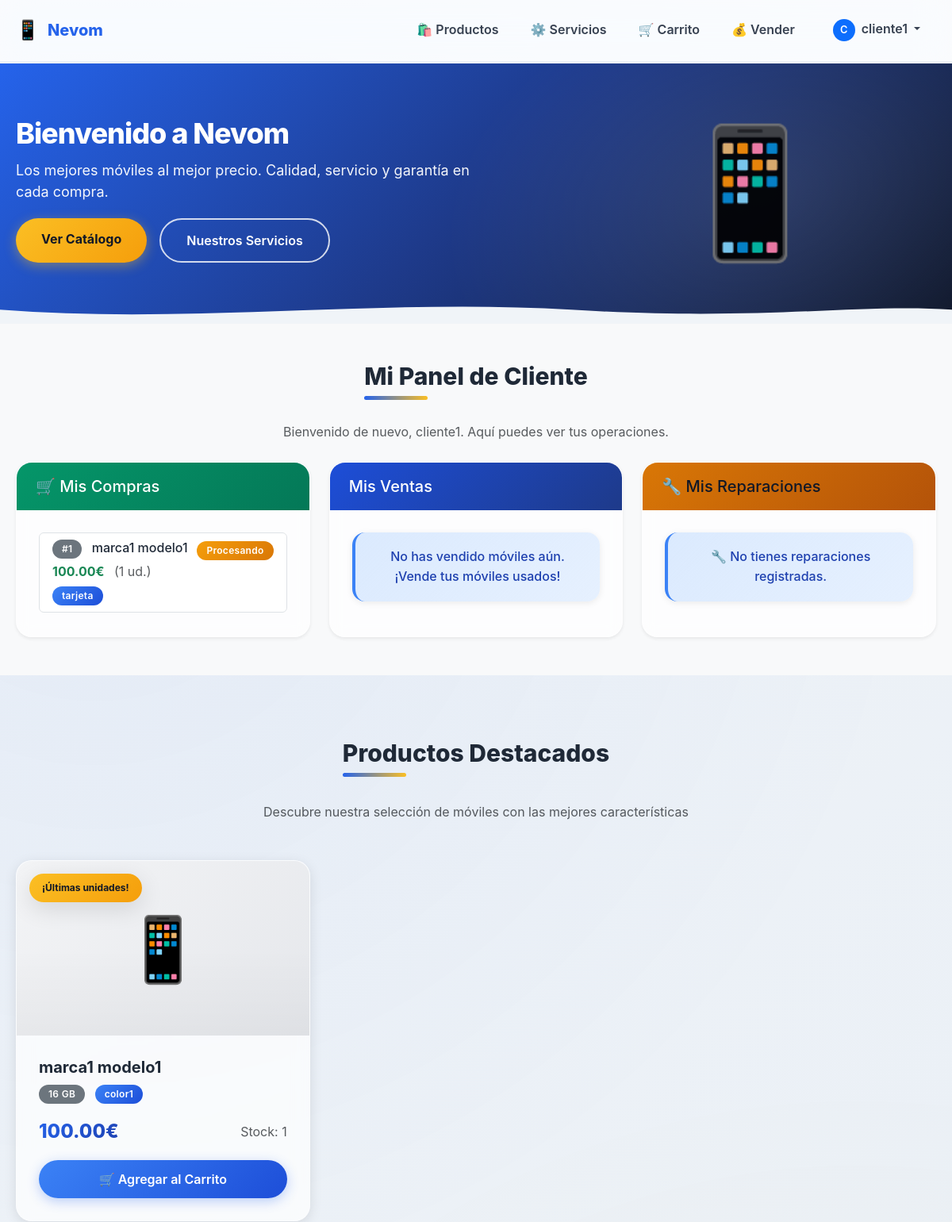
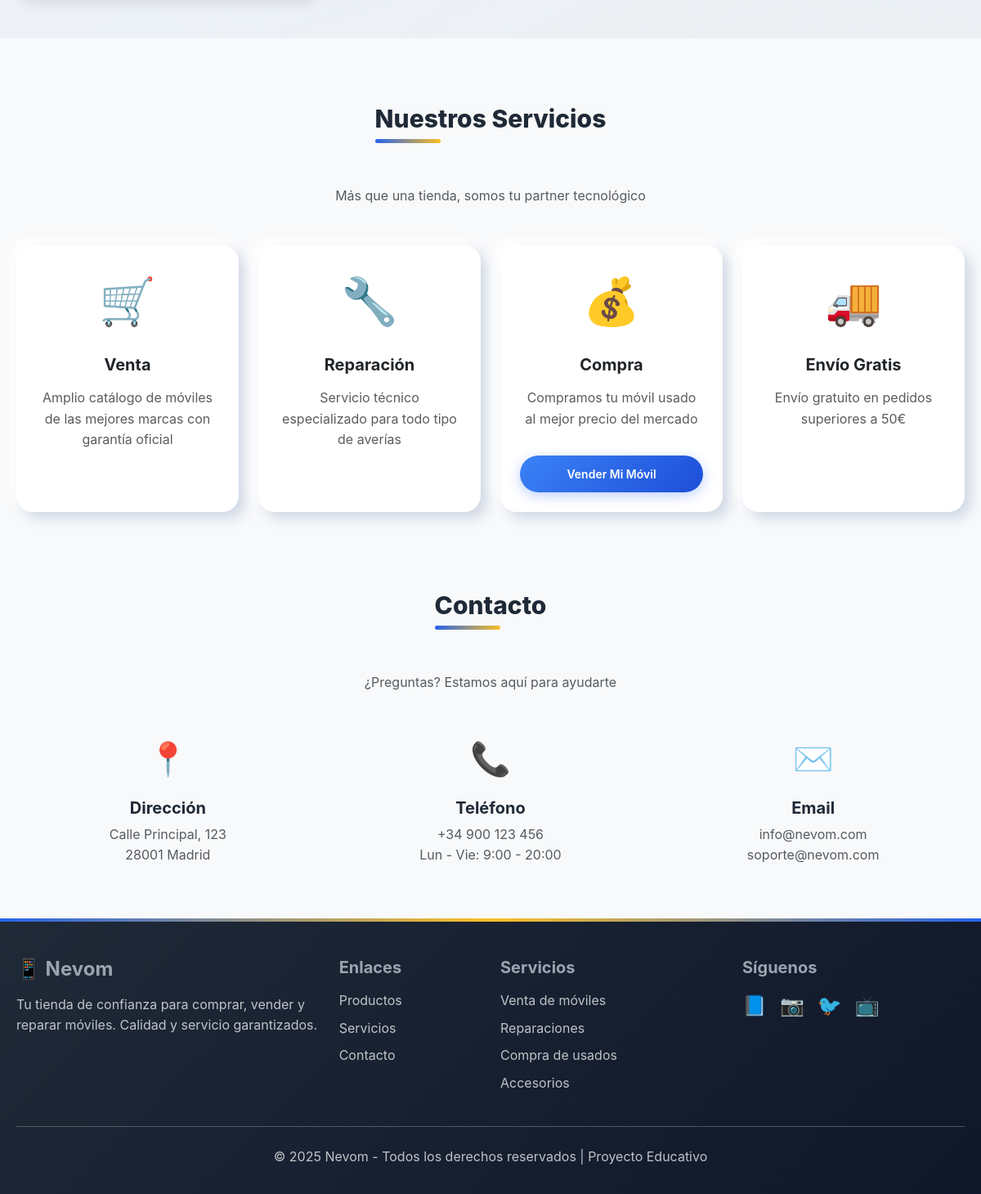
/index.php (signed in), run on the app's committed database (2 pictures, top to bottom).
### tables this page shows
CREATE TABLE `pedido` (
  `id` int(11) NOT NULL AUTO_INCREMENT,
  `precioTotal` float NOT NULL,
  `cantidadTotal` float NOT NULL,
  `formaPago` varchar(300) NOT NULL,
  `idVenta` int(11) DEFAULT NULL,
  `idCompra` int(11) DEFAULT NULL,
  `idReparacion` int(11) DEFAULT NULL,
  `idCliente` int(11) NOT NULL,
  `estado` enum('procesando','preparando','enviado','entregado','aprobado','rechazado','pagado') DEFAULT 'procesando',
  PRIMARY KEY (`id`),
  KEY `Pedido_Cliente_FK` (`idCliente`),
  KEY `Pedido_Venta_FK` (`idVenta`),
  KEY `Pedido_Reparacion_FK` (`idReparacion`),
  KEY `Pedido_Compra_FK` (`idCompra`),
  CONSTRAINT `Pedido_Cliente_FK` FOREIGN KEY (`idCliente`) REFERENCES `cliente` (`id`) ON DELETE CASCADE ON UPDATE CASCADE,
  CONSTRAINT `Pedido_Venta_FK` FOREIGN KEY (`idVenta`) REFERENCES `venta` (`id`) ON DELETE CASCADE ON UPDATE CASCADE,
  CONSTRAINT `Pedido_Reparacion_FK` FOREIGN KEY (`idReparacion`) REFERENCES `reparacion` (`id`) ON DELETE CASCADE ON UPDATE CASCADE,
  CONSTRAINT `Pedido_Compra_FK` FOREIGN KEY (`idCompra`) REFERENCES `compra` (`id`) ON DELETE CASCADE ON UPDATE CASCADE
);

CREATE TABLE `movil` (
  `id` int(11) NOT NULL AUTO_INCREMENT,
  `marca` varchar(200) NOT NULL,
  `modelo` varchar(200) NOT NULL,
  `capacidad` int(11) NOT NULL,
  `stock` int(11) NOT NULL,
  `color` varchar(200) NOT NULL,
  `precio` float NOT NULL,
  PRIMARY KEY (`id`)
);

### index.php (the view, shortened to what the rows shown need)
<?php
require 'config/conexion.php';
$userRole = $_SESSION['user_role'] ?? null;
$clienteId = $_SESSION['cliente_id'] ?? null;
$comprasCliente = null;
$ventasCliente = null;
$reparacionesCliente = null;
if ($userRole === 'client' && $clienteId) {
    $sqlCompras = "SELECT p.id, p.precioTotal, p.cantidadTotal, p.formaPago, p.estado,
                          m.marca, m.modelo
                   FROM pedido p
                   JOIN compra c ON p.idCompra = c.id
                   JOIN linea_compra lc ON c.idLineaCompra = lc.id
                   JOIN movil m ON lc.idMovil = m.id
                   WHERE p.idCliente = ? AND p.idCompra IS NOT NULL
                   ORDER BY p.id DESC
                   LIMIT 5";
    $stmtCompras = $conexion->prepare($sqlCompras);
    $stmtCompras->bind_param('i', $clienteId);
    $stmtCompras->execute();
    $comprasCliente = $stmtCompras->get_result();
    $sqlVentas = "SELECT p.id, p.precioTotal, p.cantidadTotal, p.formaPago, p.estado,
                         m.marca, m.modelo
                  FROM pedido p
                  JOIN venta v ON p.idVenta = v.id
                  JOIN linea_venta lv ON v.idLineaVenta = lv.id
                  JOIN movil m ON lv.idMovil = m.id
                  WHERE p.idCliente = ? AND p.idVenta IS NOT NULL
                  ORDER BY p.id DESC
                  LIMIT 5";
    $stmtVentas = $conexion->prepare($sqlVentas);
    $stmtVentas->bind_param('i', $clienteId);
    $stmtVentas->execute();
    $ventasCliente = $stmtVentas->get_result();
    $sqlReparaciones = "SELECT r.id, lr.tipoReparacion, m.marca, m.modelo
                        FROM pedido p
                        JOIN reparacion r ON p.idReparacion = r.id
                        JOIN linea_reparacion lr ON r.idLineaReparacion = lr.id
                        JOIN movil m ON lr.idMovil = m.id
                        WHERE p.idCliente = ?
                        ORDER BY r.id DESC
                        LIMIT 5";
    $stmtReparaciones = $conexion->prepare($sqlReparaciones);
    $stmtReparaciones->bind_param('i', $clienteId);
    $stmtReparaciones->execute();
    $reparacionesCliente = $stmtReparaciones->get_result();
}
$sqlMoviles = "SELECT * FROM movil WHERE stock > 0 ORDER BY precio ASC LIMIT 6";
$resultadoMoviles = $conexion->query($sqlMoviles);
?>
<!DOCTYPE html>
<html lang="es">
<head>
    <link href="https://cdn.jsdelivr.net/npm/bootstrap@5.3.3/dist/css/bootstrap.min.css" rel="stylesheet">
    <link href="assets/css/style.css" rel="stylesheet">
</head>
<body>
    <?php require 'components/navbar.php'; renderNavbar(['type' => 'main', 'basePath' => '']); ?>
    <section class="hero-section wave-light">
        <div class="container hero-content">
            <div class="row align-items-center">
                <div class="col-lg-7">
                    <h1 class="hero-title">Bienvenido a Nevom</h1>
                </div>
            </div>
        </div>
    </section>
    <?php if ($userRole === 'client' && $clienteId && ($comprasCliente || $ventasCliente || $reparacionesCliente)): ?>
        <section class="py-5 bg-light">
            <div class="container">
                <div class="text-center mb-4">
                    <h2 class="section-title">Mi Panel de Cliente</h2>
                </div>
                <div class="row g-4">
                    <div class="col-lg-4">
                        <div class="card shadow-sm h-100">
                            <div class="card-body">
                                <?php if ($comprasCliente && $comprasCliente->num_rows > 0): ?>
                                    <div class="list-group">
                                        <?php while ($compra = $comprasCliente->fetch_assoc()): ?>
                                            <div class="list-group-item">
                                                <div class="d-flex w-100 justify-content-between align-items-start">
                                                    <div>
                                                        <h6 class="mb-1">
                                                            <span class="badge bg-secondary me-2">#<?= htmlspecialchars($compra['id']) ?></span>
                                                            <?= htmlspecialchars($compra['marca']) ?> <?= htmlspecialchars($compra['modelo']) ?>
                                                        </h6>
                                                        <p class="mb-1">
                                                            <strong class="text-success"><?= number_format($compra['precioTotal'], 2) ?>€</strong>
                                                            <span class="text-muted ms-2">(<?= htmlspecialchars($compra['cantidadTotal']) ?> ud.)</span>
                                                        </p>
                                                        <small class="text-muted">
                                                            <span class="badge bg-info"><?= htmlspecialchars($compra['formaPago']) ?></span>
                                                        </small>
                                                    </div>
                                                    <div>
                                                        <?php
                                                        $estadoClass = 'secondary';
                                                        if ($compra['estado'] === 'procesando') $estadoClass = 'warning text-dark';
                                                        elseif ($compra['estado'] === 'preparando') $estadoClass = 'info';
                                                        elseif ($compra['estado'] === 'enviado') $estadoClass = 'primary';
                                                        elseif ($compra['estado'] === 'entregado') $estadoClass = 'success';
                                                        ?>
                                                        <span class="badge bg-<?= $estadoClass ?>"><?= ucfirst(htmlspecialchars($compra['estado'])) ?></span>
                                                    </div>
                                                </div>
                                            </div>
                                        <?php endwhile; ?>
                                    </div>
                                <?php else: ?>
                                    <div class="alert alert-info text-center">
                                        <p class="mb-0">🛒 No has comprado móviles aún.<br>¡Explora nuestro catálogo!</p>
                                    </div>
                                <?php endif; ?>
                            </div>
                        </div>
                    </div>
                </div>
            </div>
        </section>
    <?php endif; ?>
    <section class="py-5" id="productos" style="padding-top: 80px !important;">
        <div class="container">
            <div class="text-center mb-5">
                <h2 class="section-title">Productos Destacados</h2>
            </div>
            <div class="row g-4">
                <?php if ($resultadoMoviles && $resultadoMoviles->num_rows > 0): ?>
                    <?php while ($movil = $resultadoMoviles->fetch_assoc()): ?>
                        <div class="col-md-6 col-lg-4">
                            <div class="card product-card">
                                <div class="position-relative">
                                    <div class="product-image">
                                        📱
                                    </div>
                                    <?php if ($movil['stock'] <= 5): ?>
                                        <span class="product-badge">¡Últimas unidades!</span>
                                    <?php endif; ?>
                                </div>
                                <div class="card-body">
                                    <h5 class="card-title fw-bold"><?= htmlspecialchars($movil['marca']) ?> <?= htmlspecialchars($movil['modelo']) ?></h5>
                                    <div class="mb-3">
                                        <span class="badge bg-secondary me-2"><?= htmlspecialchars($movil['capacidad']) ?> GB</span>
                                        <span class="badge bg-info"><?= htmlspecialchars($movil['color']) ?></span>
                                    </div>
                                    <div class="d-flex justify-content-between align-items-center">
                                        <span class="price-tag"><?= number_format($movil['precio'], 2) ?>€</span>
                                        <span class="text-muted">Stock: <?= $movil['stock'] ?></span>
                                    </div>
                                    <?php if ($userName && $userRole === 'client'): ?>
                                        <form method="post" action="carrito/agregar_carrito.php" class="mt-3">
                                            <button type="submit" class="btn btn-primary w-100 rounded-pill">
                                                🛒 Agregar al Carrito
                                            </button>
                                        </form>
                                    <?php else: ?>
                                        <a href="auth/signin.php" class="btn btn-outline-primary w-100 mt-3 rounded-pill">
                                            Iniciar Sesión para Comprar
                                        </a>
                                    <?php endif; ?>
                                </div>
                            </div>
                        </div>
                    <?php endwhile; ?>
                <?php endif; ?>
            </div>
        </div>
    </section>
    <section class="py-5 bg-light" id="servicios" style="padding-top: 80px !important;">
        <div class="container">
            <div class="text-center mb-5">
                <h2 class="section-title">Nuestros Servicios</h2>
            </div>
        </div>
    </section>
    <section class="py-5 bg-light" id="contacto">
        <div class="container">
            <div class="text-center mb-5">
                <h2 class="section-title">Contacto</h2>
            </div>
        </div>
    </section>
</body>
</html>

### data on the page
pedido: id "1", movil.marca "marca1", movil.modelo "modelo1", precioTotal "100.00", cantidadTotal "1", formaPago "tarjeta", estado "Procesando"
movil: shows "¡Últimas unidades!", marca "marca1", modelo "modelo1", capacidad "16", color "color1", precio "100.00", stock "1"

### other printed values
substr($userName, 0, 1) "C"
$userName "cliente1"
